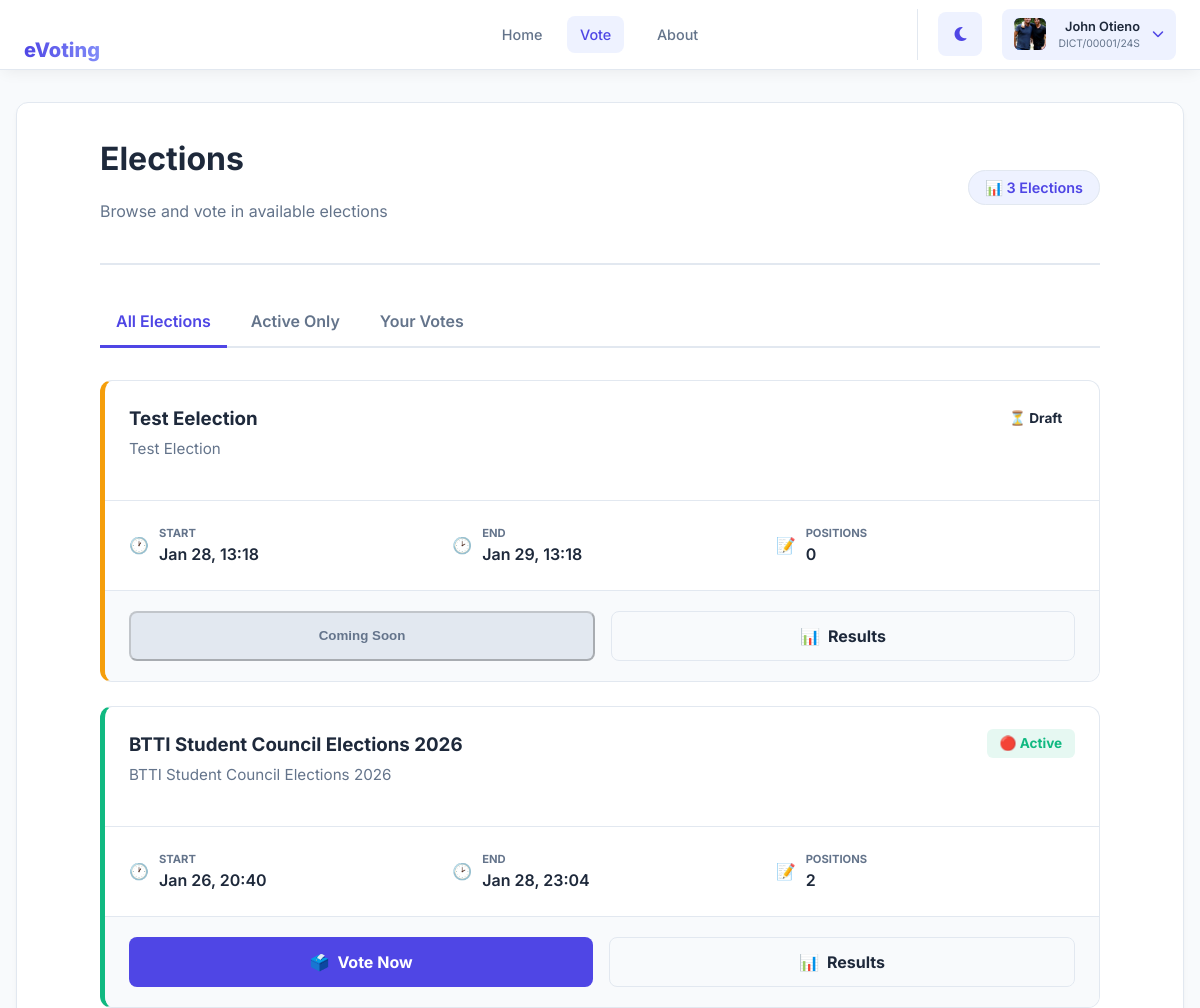
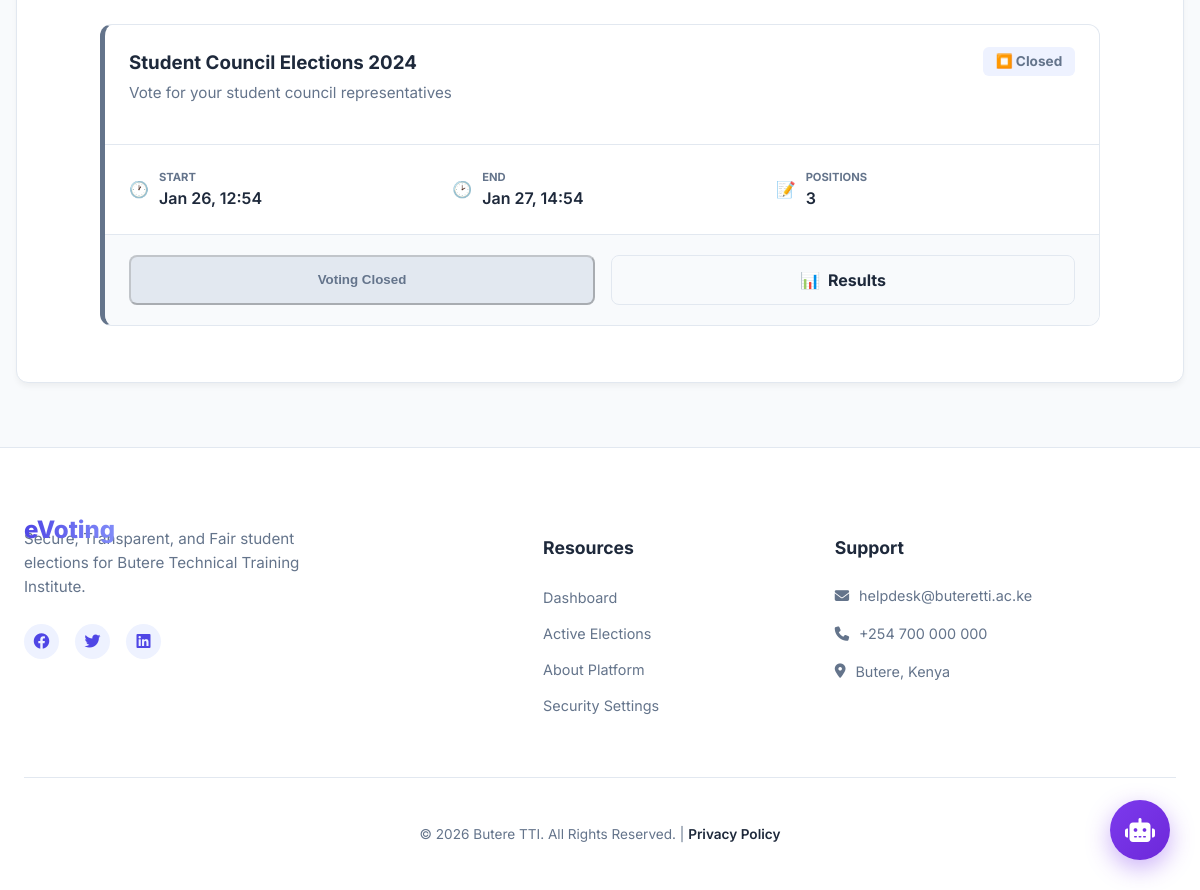
The page /student/elections/ (signed in) on the database its author committed (2 pictures, top to bottom).
### core/models.py (models this page shows, shortened)
class User(AbstractUser):
	username = None  # Remove username field
	email = models.EmailField('email address', unique=True, null=True, blank=True)
	admission_number = models.CharField(
		max_length=20,
		unique=True,
		null=True,
		blank=True,
		validators=[
			RegexValidator(
				regex=ADMISSION_NUMBER_REGEX,
				message='Admission number must be in the format PROGRAM/01542/24S',
				code='invalid_admission_number'
			)
		]
	)
	full_name = models.CharField(max_length=255)
	programme = models.CharField(max_length=100, null=True, blank=True)
	year_of_study = models.PositiveIntegerField(null=True, blank=True)
	is_student = models.BooleanField(default=False)
	password_changed = models.BooleanField(default=False)  # Track first login password change
	profile_picture = models.ImageField(upload_to='profile_pictures/%Y/%m/%d/', null=True, blank=True)
	objects = UserManager()
	USERNAME_FIELD = 'email'
	REQUIRED_FIELDS = ['full_name']

class Election(models.Model):
	STATUS_CHOICES = [
		('draft', 'Draft'),
		('active', 'Active'),
		('closed', 'Closed'),
	]
	title = models.CharField(max_length=255)
	description = models.TextField(blank=True)
	start_datetime = models.DateTimeField()
	end_datetime = models.DateTimeField()
	status = models.CharField(max_length=20, choices=STATUS_CHOICES, default='draft')
	created_at = models.DateTimeField(auto_now_add=True)
	updated_at = models.DateTimeField(auto_now=True)
	class Meta:
		ordering = ['-created_at']
	def is_active(self):
		now = timezone.now()
		return self.status == 'active' and self.start_datetime <= now < self.end_datetime

### core/views.py (the view)
# urls.py: path('student/elections/', views.elections_list, name='elections_list'),
@login_required(login_url='student_login')
@student_required
@require_http_methods(["GET"])
def elections_list(request):
    elections = Election.objects.all()
    voter_id = str(request.user.id)
    for election in elections:
        voted_positions = Vote.objects.filter(
            voter_id=voter_id,
            position__election=election
        ).values('position_id').distinct().count()
        election.user_vote_count = voted_positions
        election.total_positions = election.positions.count()
        election.is_currently_active = election.is_active()
    context = {
        'elections': elections,
    }
    return render(request, 'core/student_elections_list.html', context)

### core/auth_backend.py (called while the page is built)
    def get_user(self, user_id):
        UserModel = get_user_model()
        try:
            return UserModel.objects.get(pk=user_id)
        except UserModel.DoesNotExist:
            return None

### core/models.py (called while the page is built)
	@classmethod
	def get_status(cls):
		obj, created = cls.objects.get_or_create(pk=1)
		return obj

### core/templates/core/student_elections_list.html (shortened to what this page needs)
{% extends 'base_student.html' %}
{% block content %}
<div class="elections-section">
    <div class="elections-header">
        <div>
            <h1>Elections</h1>
            <p class="header-subtitle">Browse and vote in available elections</p>
        </div>
        <div class="header-stats">
            <span class="stat-badge">📊 {{ elections.count }} Election{{ elections.count|pluralize }}</span>
        </div>
    </div>
    <div class="filter-tabs">
        <a href="#" class="filter-tab active" data-filter="all">All Elections</a>
        <a href="#" class="filter-tab" data-filter="active">Active Only</a>
        <a href="#" class="filter-tab" data-filter="voted">Your Votes</a>
    </div>
    {% if elections %}
    <div class="elections-list">
        {% for election in elections %}
        <div class="election-card status-{{ election.status }}" data-status="{{ election.status }}">
            <div class="card-header">
                <div class="header-left">
                    <h3>{{ election.title }}</h3>
                    <p class="card-description">{{ election.description|truncatewords:15 }}</p>
                </div>
                <div class="header-right">
                    <span class="status-pill status-{{ election.status }}">
                        {% if election.status == 'active' %}
                        🔴 Active
                        {% elif election.status == 'closed' %}
                        ⏹️ Closed
                        {% else %}
                        ⏳ Draft
                        {% endif %}
                    </span>
                </div>
            </div>
            <div class="card-content">
                <div class="election-meta">
                    <div class="meta-item">
                        <span class="meta-icon">🕐</span>
                        <div>
                            <span class="meta-label">Start</span>
                            <span class="meta-value">{{ election.start_datetime|date:"M d, H:i" }}</span>
                        </div>
                    </div>
                    <div class="meta-item">
                        <span class="meta-icon">🕑</span>
                        <div>
                            <span class="meta-label">End</span>
                            <span class="meta-value">{{ election.end_datetime|date:"M d, H:i" }}</span>
                        </div>
                    </div>
                    <div class="meta-item">
                        <span class="meta-icon">📝</span>
                        <div>
                            <span class="meta-label">Positions</span>
                            <span class="meta-value">{{ election.positions.count }}</span>
                        </div>
                    </div>
                </div>
            </div>
            <div class="card-actions">
                {% if election.is_currently_active and election.user_vote_count < election.total_positions %} <a
                    href="{% url 'vote' election.pk %}" class="btn btn-primary">
                    <span class="btn-icon">🗳️</span> Vote Now
                    </a>
                    {% else %}
                    <button class="btn btn-disabled" disabled>
                        {% if election.status == 'draft' %}
                        Coming Soon
                        {% elif election.user_vote_count >= election.total_positions %}
                        Already Voted
                        {% else %}
                        Voting Closed
                        {% endif %}
                    </button>
                    {% endif %}
                    <a href="{% url 'election_results' election.pk %}" class="btn btn-outline-alt">
                        <span class="btn-icon">📊</span> Results
                    </a>
            </div>
        </div>
        {% endfor %}
    </div>
    {% else %}
    <div class="empty-state">
        <div class="empty-icon">🗳️</div>
        <h3>No Elections Available</h3>
        <p>There are no elections at the moment. Check back soon!</p>
    </div>
    {% endif %}
</div>
{% endblock %}

### templates/base_student.html (shortened to what this page needs)
{% load static %}
<!DOCTYPE html>
<html lang="en" data-theme="light">
<head>
    <link rel="stylesheet" href="https://cdnjs.cloudflare.com/ajax/libs/font-awesome/6.4.0/css/all.min.css">
</head>
<body>
    <nav class="navbar-student">
        <div class="navbar-container">
            <a href="{% url 'student_dashboard' %}" style="text-decoration: none;">
                <span class="brand-text">eVoting</span>
            </a>
            <div class="navbar-menu-content" id="nav-menu">
                <ul class="navbar-nav">
                    <li><a href="{% url 'student_dashboard' %}"
                            class="nav-link {% if request.resolver_match.url_name == 'student_dashboard' %}active{% endif %}">Home</a>
                    </li>
                    <li><a href="{% url 'elections_list' %}"
                            class="nav-link  {% if request.resolver_match.url_name == 'elections_list' %}active{% endif %}">Vote</a>
                    </li>
                    <li class="nav-item">
                        <a href="{% url 'about' %}"
                            class="nav-link {% if request.resolver_match.url_name == 'about' %}active{% endif %}">
                            About
                        </a>
                    </li>
                </ul>
                <div class="navbar-actions">
                    <button id="theme-toggle" class="theme-toggle-btn">
                        <i class="fas fa-moon"></i>
                    </button>
                    <div class="student-profile-dropdown">
                        <div class="profile-trigger">
                            <div class="profile-avatar">
                                {% if user.profile_picture %}
                                <img src="{{ user.profile_picture.url }}" alt="Profile picture" class="avatar-image">
                                {% else %}
                                {% if user.full_name %}
                                {{ user.full_name|first|upper }}
                                {% else %}
                                {{ user.username|first|upper }}
                                {% endif %}
                                {% endif %}
                            </div>
                            <div class="profile-info">
                                <span class="profile-name">{{ user.full_name|default:user.username }}</span>
                                <span class="profile-admission">{{ user.admission_number }}</span>
                            </div>
                            <i class="fas fa-chevron-down"></i>
                        </div>
                    </div>
                </div>
            </div>
        </div>
    </nav>
    <main class="portal-container">
        <div class="main-card">
            {% block content %}{% endblock %}
        </div>
    </main>
    <footer class="portal-footer">
        <div class="footer-container">
            <div class="footer-grid">
                <div class="footer-brand">
                    <span class="brand-text">eVoting</span>
                    <p class="footer-motto">Secure, Transparent, and Fair student elections for Butere Technical
                        Training Institute.</p>
                    <div class="social-links">
                        <a href="#"><i class="fab fa-facebook"></i></a>
                        <a href="#"><i class="fab fa-twitter"></i></a>
                        <a href="#"><i class="fab fa-linkedin"></i></a>
                    </div>
                </div>
                <div class="footer-links">
                    <h4>Resources</h4>
                    <ul>
                        <li><a href="{% url 'student_dashboard' %}">Dashboard</a></li>
                        <li><a href="{% url 'elections_list' %}">Active Elections</a></li>
                        <li><a href="{% url 'about' %}">About Platform</a></li>
                        <li><a href="{% url 'change_password' %}">Security Settings</a></li>
                    </ul>
                </div>
                <div class="footer-contact">
                    <h4>Support</h4>
                    <p><i class="fas fa-envelope"></i> helpdesk@buteretti.ac.ke</p>
                    <p><i class="fas fa-phone"></i> +254 700 000 000</p>
                    <p><i class="fas fa-map-marker-alt"></i> Butere, Kenya</p>
                </div>
            </div>
            <div class="footer-bottom">
                <p>&copy; 2026 Butere TTI. All Rights Reserved. | <a href="#">Privacy Policy</a></p>
            </div>
        </div>
    </footer>
    {% include 'includes/floating_chatbot.html' %}
</body>
</html>

### core/templates/core/student_elections_list.html (style rules this page uses)
.elections-section { max-width: 1000px; margin: 0 auto; color: var(--text-main); }
.elections-header { display: flex; justify-content: space-between; align-items: center; margin-bottom: 2rem; padding-bottom: 1.5rem; border-bottom: 2px solid var(--border-color); }
.elections-header h1 { margin: 0; color: var(--text-main); }
.header-subtitle { color: var(--text-muted); }
.stat-badge { padding: 0.5rem 1rem; background: var(--primary-light); border: 1px solid var(--border-color); border-radius: 20px; font-size: 0.9rem; font-weight: 600; color: var(--primary); }
.filter-tabs { display: flex; gap: 0.5rem; margin-bottom: 2rem; border-bottom: 2px solid var(--border-color); }
.filter-tab { padding: 0.75rem 1rem; color: var(--text-muted); font-weight: 600; text-decoration: none; border-bottom: 3px solid transparent; margin-bottom: -2px; transition: 0.3s; }
.filter-tab.active { color: var(--primary); border-bottom-color: var(--primary); }
.election-card { background: var(--card-bg); border: 1px solid var(--border-color); border-radius: 12px; overflow: hidden; transition: 0.3s; margin-bottom: 1.5rem; }
.election-card.status-active { border-left: 5px solid #10b981; }
.election-card.status-closed { border-left: 5px solid var(--text-muted); }
.election-card.status-draft { border-left: 5px solid #f59e0b; }
.card-header { display: flex; justify-content: space-between; padding: 1.5rem; border-bottom: 1px solid var(--border-color); }
.card-header h3 { margin: 0; color: var(--text-main); }
.card-description { color: var(--text-muted); font-size: 0.95rem; margin-top: 5px; }
.status-pill { padding: 0.4rem 0.8rem; border-radius: 6px; font-size: 0.85rem; font-weight: 700; }
.status-pill.status-active { background: rgba(16, 185, 129, 0.1); color: #10b981; }
.status-pill.status-closed { background: var(--primary-light); color: var(--text-muted); }
.election-meta { display: grid; grid-template-columns: repeat(auto-fit, minmax(150px, 1fr)); gap: 1.5rem; padding: 1.5rem; }
.meta-item { display: flex; gap: 10px; align-items: center; }
.meta-label { display: block; font-size: 0.7rem; color: var(--text-muted); text-transform: uppercase; font-weight: 700; }
.meta-value { color: var(--text-main); font-weight: 600; }
.card-actions { padding: 1.25rem 1.5rem; background: var(--bg-body); display: flex; gap: 1rem; border-top: 1px solid var(--border-color); }
.btn { flex: 1; padding: 0.75rem; border-radius: 8px; font-weight: 700; text-align: center; text-decoration: none; display: flex; align-items: center; justify-content: center; gap: 8px; transition: 0.2s; }
.btn-primary { background: var(--primary); color: white; border: none; }
.btn-outline-alt { background: transparent; border: 1px solid var(--border-color); color: var(--text-main); }
.btn-disabled { background: var(--border-color); color: var(--text-muted); cursor: not-allowed; }

### rows shown on the page
User: profile_picture (picture), full_name "John Otieno", admission_number "DICT/00001/24S"
Election: title "Test Eelection", description "Test Election", status "⏳ Draft", start_datetime "Jan 28, 13:18", end_datetime "Jan 29, 13:18", positions.count "0"
Election: title "BTTI Student Council Elections 2026", description "BTTI Student Council Elections 2026", status "🔴 Active", start_datetime "Jan 26, 20:40", end_datetime "Jan 28, 23:04", positions.count "2", shows "Vote Now"
Election: title "Student Council Elections 2024", description "Vote for your student council representatives", status "⏹️ Closed", start_datetime "Jan 26, 12:54", end_datetime "Jan 27, 14:54", positions.count "3"

### other values the page prints
{{ elections.count }} "3"
